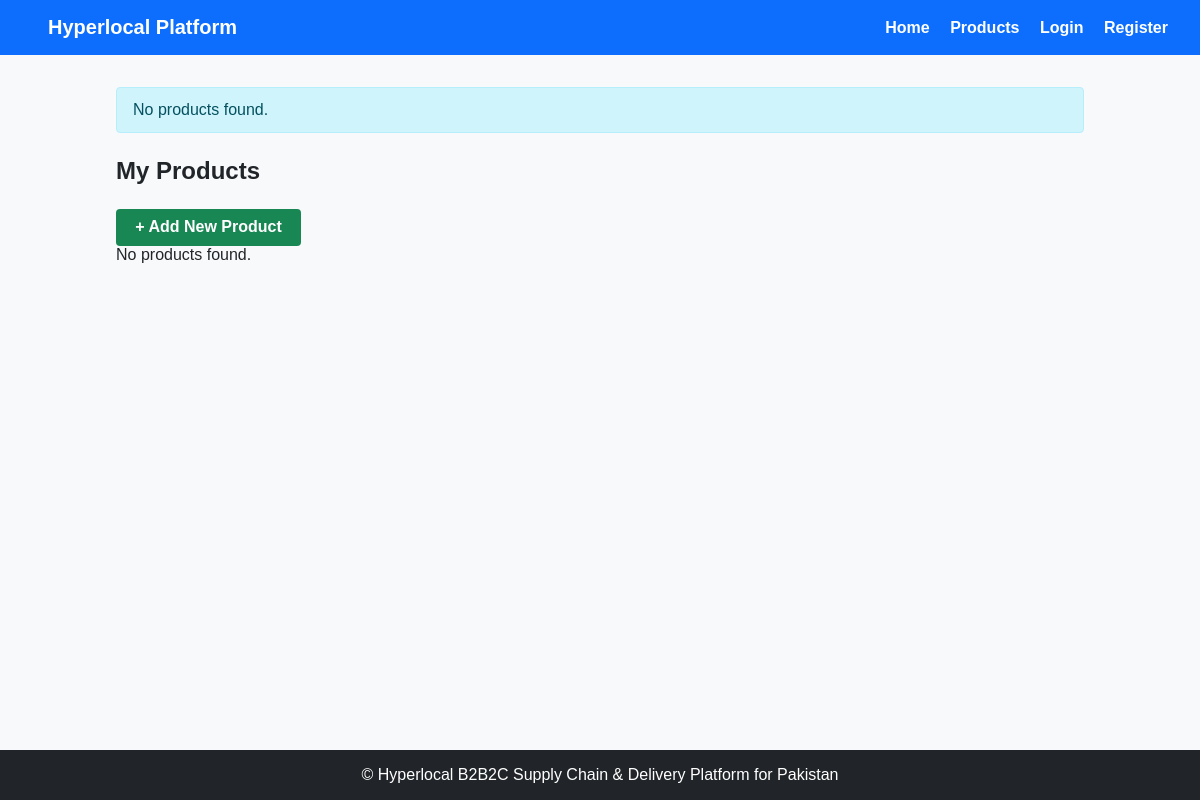
The page /wholesaler/products (signed in) on the database as committed earlier.
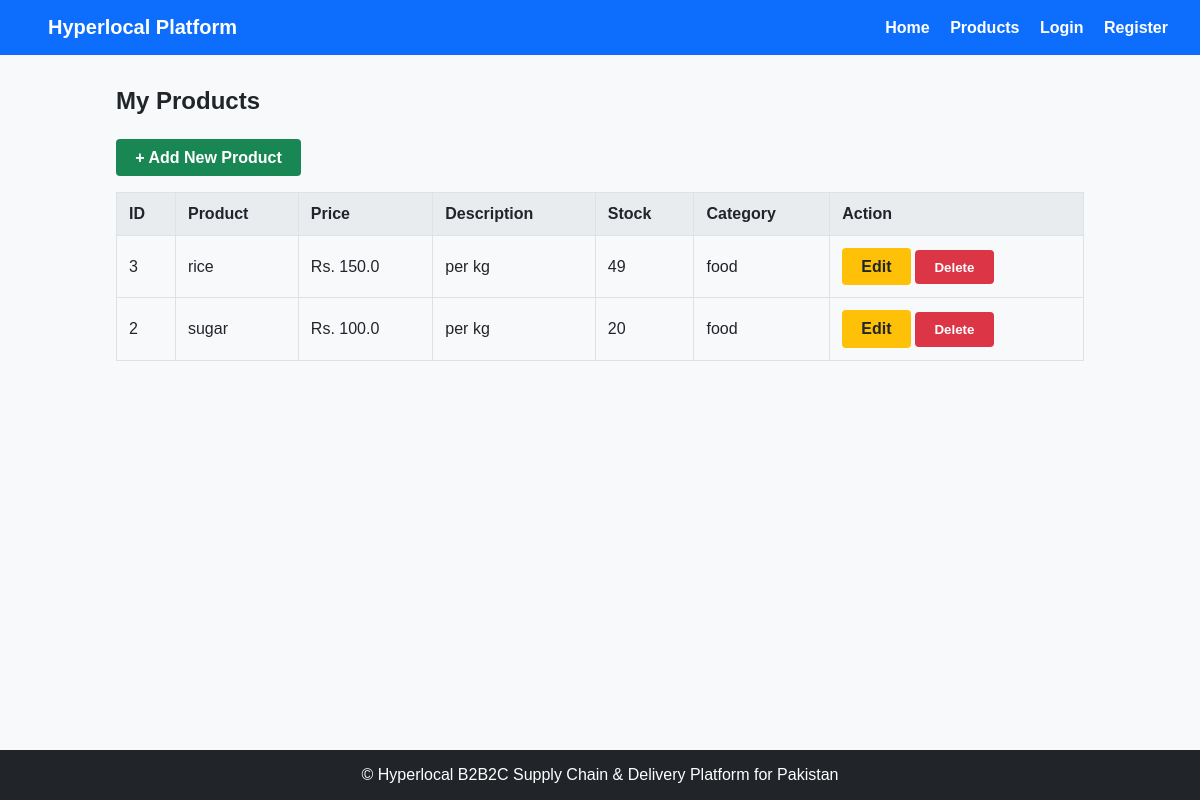
The same page on the database as committed later.
### tables this page shows
CREATE TABLE products (
            id INTEGER PRIMARY KEY AUTOINCREMENT,
            wholesaler_id INTEGER NOT NULL,
            name TEXT NOT NULL,
            description TEXT NOT NULL,
            price REAL NOT NULL,
            stock INTEGER NOT NULL,
            category TEXT NOT NULL,
            created_at TEXT NOT NULL,
            FOREIGN KEY (wholesaler_id) REFERENCES users(id)
        );

### app.py (the view)
@app.route("/wholesaler/products")
def wholesaler_products():
    if not has_role("Wholesaler"):
        flash("Access denied.", "error")
        return redirect(url_for("login"))
    connection = get_db_connection()
    products = connection.execute("""
        SELECT *
        FROM products
        WHERE wholesaler_id = ?
        ORDER BY id DESC
    """, (session["user_id"],)).fetchall()
    if not products:
        flash("No products found.", "info")
    connection.close()
    return render_template(
        "wholesaler/products.html",
        products=products
    )

### app.py (called while the page is built)
def is_logged_in():
    return "user_id" in session

def has_role(role):
    return is_logged_in() and session.get("user_role") == role

### database/database.py (called while the page is built)
def get_db_connection():
    connection= sqlite3.connect(DATABASE)
    connection.row_factory = sqlite3.Row
    return connection

### templates/wholesaler/products.html (shortened to what this page needs)
{% extends "base.html" %}
{% block content %}
<div class="products-container">
    <h2>My Products</h2>
    <a href="{{ url_for('add_product') }}" class="btn btn-success">+ Add New Product</a>
    {% if products %}
    <table class="data-table">
        <thead>
            <tr>
                <th>ID</th>
                <th>Product</th>
                <th>Price</th>
                <th>Description</th>
                <th>Stock</th>
                <th>Category</th>
                <th>Action</th>
            </tr>
        </thead>
        <tbody>
            {% for product in products %}
            <tr>
                <td>{{ product.id }}</td>
                <td>{{ product.name }}</td>
                <td>Rs. {{ product.price }}</td>
                <td>{{ product.description }}</td>
                <td>{{ product.stock }}</td>
                <td>{{ product.category }}</td>
                <td>
                    <a href="{{ url_for('edit_product', product_id=product.id) }}" class="btn btn-warning">Edit</a>
                    <form method="POST"
                        action="{{ url_for('delete_product', product_id=product['id']) }}"
                        style="display:inline;">
                    <button type="submit" class="btn btn-danger">
        Delete
    </button>
</form>
                </td>
            </tr>
            {% endfor %}
        </tbody>
    </table>
    {% else %}
    <p>No products found.</p>
    {% endif %}
</div>
{% endblock %}

### templates/base.html (shortened to what this page needs)
<!DOCTYPE html>
<html lang="en">
<head>
  <link rel="stylesheet" href="{{ url_for('static', filename='css/style.css') }}">
</head>
<body>
  <nav>
    <div class="brand">
      <a href="/" style="font-size: 1.25rem; font-weight: bold;">Hyperlocal Platform</a>
    </div>
    <div class="nav-links">
      <a href="{{ url_for('home') }}">Home</a>
      <a href="{{ url_for('wholesaler_products') }}">Products</a>
      <a href="{{ url_for('login') }}">Login</a>
      <a href="{{ url_for('register') }}">Register</a>
    </div>
  </nav>
  <main>
    {% with messages = get_flashed_messages(with_categories=true) %}
    {% if messages %}
    <div class="flash-container">
      {% for category, message in messages %}
      <div class="alert alert-{{ category }}">
        {{ message }}
      </div>
      {% endfor %}
    </div>
    {% endif %}
    {% endwith %}
    {% block content %}
    {% endblock %}
  </main>
  <footer>
    <p>&copy; Hyperlocal B2B2C Supply Chain & Delivery Platform for Pakistan</p>
  </footer>
</body>
</html>

### static/css/style.css (style rules this page uses)
* { box-sizing: border-box; margin: 0; padding: 0; font-family: Arial, sans-serif; }
body { background-color: #f8f9fa; color: #212529; display: flex; flex-direction: column; min-height: 100vh; }
nav { background-color: #0d6efd; padding: 1rem 2rem; display: flex; justify-content: space-between; align-items: center; }
nav a { color: #ffffff; text-decoration: none; margin-left: 1rem; font-weight: bold; }
main { flex: 1; max-width: 1000px; width: 100%; margin: 2rem auto; padding: 0 1rem; }
.btn { display: inline-block; background-color: #0d6efd; color: #ffffff; padding: 0.6rem 1.2rem; border: none; border-radius: 4px; cursor: pointer; text-decoration: none; font-weight: bold; text-align: center; }
.btn-success { background-color: #198754; }
.btn-warning { background-color: #ffc107; color: #212529; }
.btn-danger { background-color: #dc3545; }
.products-container { width: 100%; }
.products-container h2 { margin-bottom: 1.5rem; }
table { width: 100%; border-collapse: collapse; margin-top: 1rem; }
.data-table { width: 100%; border-collapse: collapse; }
th, td { padding: 0.75rem; border: 1px solid #dee2e6; text-align: left; }
th { background-color: #e9ecef; }
footer { background-color: #212529; color: #ffffff; text-align: center; padding: 1rem; margin-top: auto; }

Rows that differ between the two databases and show on the page:
added products: id "3", name "rice", price "150.0", description "per kg", stock "49", category "food"
added products: id "2", name "sugar", price "100.0", description "per kg", stock "20", category "food"
Other text that changed with them:
text no longer shown: "No products found."
text now shown: "ID Product Price Description Stock Category Action"
list line gone: "No products found."
